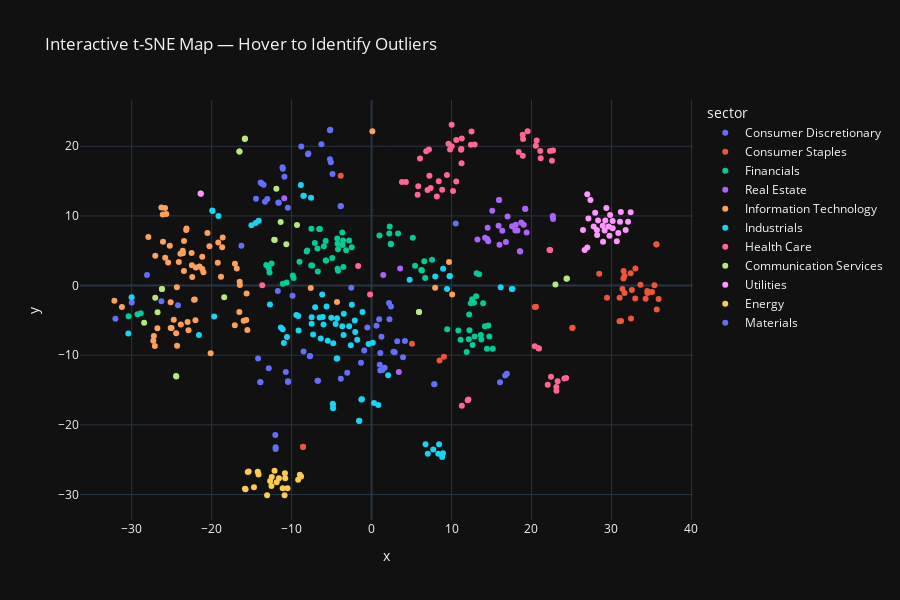

Notebook code for this chart:
### Code cell
import plotly.express as px

fig = px.scatter(
    plot_df,
    x="x", y="y",
    color="sector",
    hover_name="ticker",
    title="Interactive t-SNE Map — Hover to Identify Outliers",
    width=900, height=600
)
fig.show()

### Figure 1 — Plotly figure (JSON) as saved in the notebook; plotly's stock layout.template omitted (floating-point values rounded to 4 significant figures)
{"data": [{"hovertemplate": "<b>%{hovertext}</b><br><br>sector=Consumer Discretionary<br>x=%{x}<br>y=%{y}<extra></extra>", "hovertext": ["NVR", "GM", "MGM", "BKNG", "GRMN", "ULTA", "RCL", "HD", "BBY", "AZO", "LULU", "RL", "F", "ABNB", "EBAY", "NCLH", "APTV", "WYNN", "CMG", "TSLA", "ORLY", "DRI", "NKE", "POOL", "LOW", "CVNA", "WSM", "AMZN", "HLT", "PHM", "CCL", "TJX", "DECK", "LVS", "LEN", "GPC", "TSCO", "MCD", "YUM", "SBUX", "DASH", "DPZ", "TPR", "MAR", "DHI", "EXPE", "ROST", "HAS"], "legendgroup": "Consumer Discretionary", "marker": {"color": "#636efa", "symbol": "circle"}, "mode": "markers", "name": "Consumer Discretionary", "orientation": "v", "showlegend": true, "type": "scatter", "x": [1.024, -3.873, -10.9, -13.33, -9.885, -6.268, -13.51, 2.888, 4.172, 7.845, -5.206, -7.903, -3.847, -14.46, -11.72, -13.87, -16.28, -11.1, -24.21, -28.09, 7.849, -10.47, -5.097, 1.092, 2.74, -32.04, 3.205, -26.29, -11.67, 1.637, -13.74, -5.165, -8.792, -11.14, 1.363, -1.327, 3.939, 16.92, 16.71, -4.887, -30.0, 16.07, -7.947, -11.6, 1.083, -13.04, -5.206, -0.9183], "xaxis": "x", "y": [-11.38, 11.4, 15.62, 12.03, -1.458, 20.29, 14.47, -9.579, -7.943, -14.16, 18.13, 18.97, 11.42, 12.46, -0.7663, 14.8, 5.732, 16.76, -2.81, 1.522, -14.15, 11.17, 17.72, -9.696, -9.505, -4.767, -8.004, -2.242, 11.93, -11.79, 14.66, 22.38, 19.98, 16.97, -12.11, -11.09, -10.3, -12.66, -12.92, 16.03, -2.422, -13.88, 18.87, 11.91, -12.18, 12.42, 22.32, -9.312], "yaxis": "y"}, {"hovertemplate": "<b>%{hovertext}</b><br><br>sector=Consumer Staples<br>x=%{x}<br>y=%{y}<extra></extra>", "hovertext": ["CL", "MNST", "TGT", "MKC", "EL", "GIS", "TAP", "STZ", "MDLZ", "PG", "KHC", "LW", "DG", "CAG", "HRL", "CLX", "KDP", "DLTR", "MO", "KO", "KMB", "SYY", "CPB", "CHD", "SJM", "TSN", "BF-B", "KR", "PM", "HSY", "WMT", "COST", "ADM", "PEP", "BG"], "legendgroup": "Consumer Staples", "marker": {"color": "#EF553B", "symbol": "circle"}, "mode": "markers", "name": "Consumer Staples", "orientation": "v", "showlegend": true, "type": "scatter", "x": [31.5, 29.45, 5.059, 33.63, -3.855, 34.49, 32.44, 31.21, 32.56, 31.64, 34.28, 8.499, 25.14, 34.51, 35.9, 33.0, 31.02, 25.1, 35.63, 31.37, 32.4, 9.05, 35.08, 31.53, 35.38, 35.67, 31.01, 28.47, 35.62, 32.98, 20.57, 20.42, -8.562, 31.63, -8.577], "xaxis": "x", "y": [0.9985, -1.755, -8.345, 0.1102, 15.79, -0.7891, -4.733, -5.074, -0.6333, 1.376, -1.908, -10.74, -6.06, -1.059, -1.924, 2.455, -1.75, -6.089, 5.901, -0.4893, 1.772, -10.21, -0.9388, 2.105, 0.06324, -3.448, -5.139, 1.709, 5.917, -1.871, -3.05, -3.083, -23.14, -1.053, -23.16], "yaxis": "y"}, {"hovertemplate": "<b>%{hovertext}</b><br><br>sector=Financials<br>x=%{x}<br>y=%{y}<extra></extra>", "hovertext": ["NDAQ", "RJF", "JPM", "GPN", "AON", "AMP", "PGR", "PYPL", "MTB", "AJG", "PNC", "FITB", "PRU", "TFC", "C", "AFL", "XYZ", "MRSH", "TROW", "WFC", "GL", "ERIE", "COF", "CME", "ALL", "HIG", "V", "WRB", "FISV", "BK", "FDS", "BRO", "APO", "COIN", "FIS", "IBKR", "BLK", "WTW", "PFG", "BAC", "MSCI", "SYF", "SCHW", "MA", "MS", "NTRS", "EG", "AIG", "AXP", "TRV", "JKHY", "STT", "CFG", "MCO", "KKR", "AIZ", "HBAN", "L", "IVZ", "BX", "ICE", "ACGL", "KEY", "ARES", "MET", "CB", "SPGI", "GS", "USB", "CPAY", "RF", "CINF", "CBOE", "BRK-B", "BEN"], "legendgroup": "Financials", "marker": {"color": "#00cc96", "symbol": "circle"}, "mode": "markers", "name": "Financials", "orientation": "v", "showlegend": true, "type": "scatter", "x": [6.592, -7.55, -6.768, 2.21, 13.07, -7.423, 15.16, -28.87, -3.665, 12.8, -4.205, -3.627, -4.255, -3.178, -7.098, 10.85, -29.28, 12.58, -11.11, -5.743, 9.459, 12.2, -6.554, 13.14, 14.43, 12.88, 2.414, 14.73, 2.268, -5.735, 6.701, 12.41, -12.51, -30.39, 3.311, -9.011, -10.64, 13.95, -3.524, -5.966, 5.439, -6.456, -6.728, 2.4, -8.118, -4.911, 14.6, 12.24, -7.531, 13.73, 5.165, -5.696, -4.26, 6.217, -12.87, 11.89, -3.566, 12.16, -9.861, -12.77, 7.558, 14.18, -2.812, -13.17, -4.194, 13.67, 6.293, -8.048, -2.478, 0.9848, -4.296, 12.64, 13.45, 11.13, -9.75], "xaxis": "x", "y": [3.504, 2.875, 5.308, 7.476, -1.52, 2.869, -9.086, -3.972, 7.619, -2.467, 5.204, 5.833, 2.431, 5.071, 6.122, -6.459, -4.108, -1.948, 0.2456, 6.408, -6.274, -4.171, 8.125, 1.781, -9.078, -7.324, 5.933, -7.323, 8.495, 3.605, 1.1, -2.534, 3.164, -4.401, 7.466, 3.403, 0.4271, -2.534, 2.674, 5.656, 2.843, 8.131, 2.016, 6.011, 4.885, 3.965, -5.751, -6.401, 8.172, -7.758, 6.879, 3.616, 6.022, 2.239, 2.49, -9.53, 6.478, -7.697, 1.431, 1.86, 3.702, -5.845, 6.48, 2.945, 2.126, -7.091, 2.149, 5.047, 5.501, 7.198, 6.751, -8.523, 1.623, -7.782, 1.084], "yaxis": "y"}, {"hovertemplate": "<b>%{hovertext}</b><br><br>sector=Real Estate<br>x=%{x}<br>y=%{y}<extra></extra>", "hovertext": ["WELL", "ARE", "ESS", "VICI", "IRM", "CSGP", "EXR", "SBAC", "O", "SPG", "EQIX", "DOC", "HST", "PLD", "UDR", "DLR", "FRT", "EQR", "AMT", "BXP", "VTR", "AVB", "MAA", "KIM", "PSA", "CPT", "REG", "INVH", "CCI", "WY", "CBRE"], "legendgroup": "Real Estate", "marker": {"color": "#ab63fa", "symbol": "circle"}, "mode": "markers", "name": "Real Estate", "orientation": "v", "showlegend": true, "type": "scatter", "x": [18.6, 15.88, 17.57, 16.0, 15.09, 3.575, 19.2, 22.67, 16.8, 13.24, 15.96, 16.35, -10.92, 17.01, 18.04, 15.94, 14.47, 17.99, 22.66, 14.51, 18.54, 18.24, 19.03, 14.19, 19.24, 18.72, 14.59, 19.4, 22.7, 3.409, 1.46], "xaxis": "x", "y": [4.888, 8.584, 8.516, 5.848, 10.73, 2.465, 11.05, 9.983, 6.267, 6.616, 12.3, 7.878, 12.53, 9.931, 8.722, 12.3, 6.678, 7.901, 9.874, 8.295, 4.922, 7.902, 8.744, 6.874, 11.0, 9.054, 6.365, 7.624, 9.555, -12.4, 1.521], "yaxis": "y"}, {"hovertemplate": "<b>%{hovertext}</b><br><br>sector=Information Technology<br>x=%{x}<br>y=%{y}<extra></extra>", "hovertext": ["MCHP", "KEYS", "AVGO", "TDY", "DDOG", "SNPS", "JBL", "KLAC", "LRCX", "WDC", "TER", "QCOM", "CDW", "PTC", "STX", "NVDA", "GEN", "FFIV", "CTSH", "CDNS", "NOW", "MPWR", "PLTR", "TRMB", "SWKS", "ORCL", "MSI", "INTU", "FICO", "WDAY", "AMD", "VRSN", "IBM", "NXPI", "ANET", "MSFT", "ON", "ACN", "DELL", "GDDY", "AAPL", "CSCO", "INTC", "ADI", "HPQ", "FSLR", "TXN", "AMAT", "CRWD", "APP", "GLW", "ROP", "AKAM", "ZBRA", "MU", "FTNT", "SMCI", "IT", "APH", "CRM", "TYL", "ADBE", "NTAP", "TEL", "EPAM", "PANW", "ADSK", "HPE", "CIEN"], "legendgroup": "Information Technology", "marker": {"color": "#FFA15A", "symbol": "circle"}, "mode": "markers", "name": "Information Technology", "orientation": "v", "showlegend": true, "type": "scatter", "x": [-21.52, -19.24, -25.24, -4.325, -26.79, -22.12, -20.28, -23.91, -23.62, -23.18, -22.52, -23.47, -18.83, -22.03, -23.15, -25.81, -15.63, -16.86, -15.68, -22.21, -25.13, -24.11, -31.23, -16.47, -22.43, -27.92, 10.08, -23.86, -20.13, -24.44, -25.45, 9.686, -7.607, -21.98, -26.09, -25.13, -22.47, -15.99, -25.67, -24.33, -24.35, -17.09, -21.18, -21.17, -26.29, 0.0975, -21.03, -23.59, -27.23, -32.17, -18.62, 7.951, -15.54, -16.5, -23.46, -27.11, -27.05, -17.11, -19.18, -25.01, -22.9, -24.74, -26.11, -18.69, -16.55, -27.3, -23.01, -25.83, -20.53], "xaxis": "x", "y": [2.727, 3.261, 5.714, -2.344, -6.142, -1.996, 5.657, 4.577, 5.002, 7.982, 4.693, 2.099, 1.278, -4.968, 8.194, 4.006, -1.139, 2.467, -4.928, -2.047, -6.076, 3.378, -3.086, 0.09686, 1.217, 6.977, -1.298, -5.605, -9.7, -6.848, 3.299, 3.38, -0.3604, 2.585, 6.289, -2.384, 2.901, -5.063, 10.29, -8.649, -0.2425, 3.146, 4.128, 2.374, 11.2, 22.16, 1.9, 4.646, -7.242, -2.186, 6.916, -0.31, -6.391, 0.5441, 6.414, -8.681, 4.275, -5.686, 6.2, -6.077, -6.411, -4.891, 10.19, 5.487, -3.791, -7.919, -5.231, 11.13, 7.536], "yaxis": "y"}, {"hovertemplate": "<b>%{hovertext}</b><br><br>sector=Industrials<br>x=%{x}<br>y=%{y}<extra></extra>", "hovertext": ["LMT", "CPRT", "MAS", "URI", "IEX", "RSG", "TXT", "AOS", "UNP", "NOC", "LUV", "HUBB", "ROL", "HON", "JBHT", "DOV", "BR", "CHRW", "ALLE", "MMM", "AXON", "SWK", "LDOS", "PCAR", "UBER", "EMR", "CAT", "GD", "ETN", "CMI", "AME", "RTX", "PWR", "FDX", "HII", "CTAS", "IR", "UAL", "ADP", "EFX", "FTV", "BLDR", "PAYX", "EXPD", "ITW", "LII", "OTIS", "NSC", "ODFL", "J", "DAL", "SNA", "CSX", "TDG", "NDSN", "LHX", "FIX", "PNR", "TT", "WM", "PAYC", "UPS", "CARR", "XYL", "PH", "EME", "GWW", "FAST", "ROK", "DE", "BA", "GNRC", "HWM", "GE", "JCI", "VRSK", "WAB"], "legendgroup": "Industrials", "marker": {"color": "#19d3f3", "symbol": "circle"}, "mode": "markers", "name": "Industrials", "orientation": "v", "showlegend": true, "type": "scatter", "x": [8.826, -19.7, 0.1473, -9.13, -4.498, 17.53, -6.175, -2.596, -4.816, 8.932, -7.572, -9.416, 16.15, -2.466, -1.282, -5.039, 8.948, 0.8479, -1.793, -1.134, -30.43, -0.373, 6.751, -11.34, -30.01, -7.491, -10.58, 7.712, -9.17, -11.12, -6.011, 8.439, -19.15, -1.543, 7.03, 9.441, -6.101, -8.527, 9.753, 4.761, -4.318, 2.07, 9.8, 0.3042, -2.804, -4.8, -2.098, -4.842, -1.211, -5.635, -8.491, -3.502, -4.855, -14.12, -3.67, 8.337, -19.89, -2.042, -6.36, 17.63, -21.59, -1.555, -5.478, -3.478, -6.501, -19.93, -4.363, -4.292, -7.496, -10.97, -8.846, -12.71, -14.5, -15.03, -7.313, 7.96, -7.057], "xaxis": "x", "y": [-24.61, -4.435, -8.195, -6.445, -5.516, -0.5014, -1.282, -8.554, -17.63, -24.08, 12.62, -4.234, -0.238, -2.767, -16.35, -4.611, 2.42, -17.14, -7.793, -3.799, -6.877, -8.397, -22.78, -6.015, -1.674, -4.531, -7.401, -23.53, -4.373, -6.279, -5.591, -22.79, 10.0, -19.43, -24.16, -0.4828, -4.5, 12.91, 1.356, 0.8263, -4.708, -12.89, 1.39, -16.86, -5.853, -8.281, -5.018, -17.15, -16.34, -3.015, 12.9, -7.083, -16.96, 9.311, -5.856, -24.17, 10.72, -6.681, -7.601, -0.5036, -7.109, -19.4, -7.924, -4.049, -4.569, 10.8, -10.48, -10.49, -5.487, -8.238, 14.42, -2.714, 8.99, 8.644, -7.036, 1.315, -3.129], "yaxis": "y"}, {"hovertemplate": "<b>%{hovertext}</b><br><br>sector=Health Care<br>x=%{x}<br>y=%{y}<extra></extra>", "hovertext": ["PFE", "COR", "UNH", "ZTS", "JNJ", "PODD", "ALGN", "ZBH", "CRL", "LH", "MDT", "RVTY", "IQV", "A", "HUM", "EW", "CI", "REGN", "COO", "CAH", "DHR", "TECH", "TMO", "LLY", "DGX", "INCY", "ISRG", "MRNA", "DXCM", "ABBV", "BDX", "UHS", "SYK", "IDXX", "RMD", "CVS", "HCA", "BSX", "MRK", "CNC", "STE", "ABT", "WST", "MTD", "MCK", "WAT", "BAX", "VTRS", "GILD", "MOH", "BMY", "BIIB", "DVA", "VRTX", "HSIC", "ELV", "AMGN", "HOLX"], "legendgroup": "Health Care", "marker": {"color": "#FF6692", "symbol": "circle"}, "mode": "markers", "name": "Health Care", "orientation": "v", "showlegend": true, "type": "scatter", "x": [22.69, 20.89, 23.11, 7.174, 22.56, 4.293, -13.67, 8.162, 12.89, 22.25, 8.829, 10.59, 12.42, 10.02, 23.12, 5.762, 22.44, 18.94, 7.234, 20.41, 11.23, 11.28, 11.19, 18.91, 22.34, 19.52, 5.84, 10.02, 3.794, 21.1, 10.59, 12.02, 7.392, 6.836, 6.056, 22.03, 12.12, 7.003, 21.15, 24.12, 8.402, 9.422, 12.5, 9.81, 20.93, 9.623, 10.19, -1.675, 20.65, 24.33, 22.32, 18.41, 11.29, 18.9, -0.1909, 23.27, 20.54, 11.25], "xaxis": "x", "y": [19.41, -9.016, -14.56, 19.53, 17.92, 14.88, 0.03052, 12.79, 20.24, 5.105, 13.75, 20.91, 20.21, 20.01, -15.09, 13.04, -13.09, 21.04, 15.77, -8.716, 19.62, 21.11, 19.49, 18.64, 5.089, 22.15, 14.28, 23.09, 14.89, 19.34, 14.96, -16.47, 14.03, 19.28, 18.23, -14.25, -16.37, 13.71, 18.3, -13.36, 14.98, 15.89, 22.13, 19.55, -9.045, 20.37, 13.56, 2.794, 20.83, -13.26, 19.32, 19.17, -17.27, 21.65, -1.281, -13.73, 20.09, 17.57], "yaxis": "y"}, {"hovertemplate": "<b>%{hovertext}</b><br><br>sector=Communication Services<br>x=%{x}<br>y=%{y}<extra></extra>", "hovertext": ["LYV", "EA", "TKO", "T", "VZ", "MTCH", "DIS", "GOOG", "CMCSA", "NWS", "NFLX", "WBD", "OMC", "FOXA", "GOOGL", "META", "CHTR", "TMUS", "NWSA", "PSKY", "TTWO", "FOX", "TTD"], "legendgroup": "Communication Services", "marker": {"color": "#B6E880", "symbol": "circle"}, "mode": "markers", "name": "Communication Services", "orientation": "v", "showlegend": true, "type": "scatter", "x": [-11.91, -24.42, -11.37, 24.43, 24.39, -18.43, -9.327, -26.22, 5.929, -12.18, -26.77, -15.86, -10.66, -16.53, -26.22, -27.06, 5.931, 23.0, -12.11, -15.83, -24.45, -16.52, -28.45], "xaxis": "x", "y": [13.9, -13.06, 9.129, 1.008, 0.9732, -1.667, 8.688, -0.4997, -3.807, 6.572, -3.834, 21.03, 5.933, 19.25, -0.4886, -1.755, -3.803, 0.147, 6.56, 21.12, -13.0, 19.27, -5.353], "yaxis": "y"}, {"hovertemplate": "<b>%{hovertext}</b><br><br>sector=Utilities<br>x=%{x}<br>y=%{y}<extra></extra>", "hovertext": ["DTE", "AWK", "AEP", "ES", "ATO", "CMS", "NI", "AEE", "FE", "AES", "DUK", "ETR", "WEC", "EIX", "XEL", "NEE", "EXC", "VST", "PNW", "PCG", "ED", "LNT", "SO", "NRG", "CNP", "D", "PEG", "PPL", "EVRG", "SRE"], "legendgroup": "Utilities", "marker": {"color": "#FF97FF", "symbol": "circle"}, "mode": "markers", "name": "Utilities", "orientation": "v", "showlegend": true, "type": "scatter", "x": [29.23, 26.44, 28.33, 27.96, 30.86, 28.91, 31.07, 30.16, 29.36, 26.98, 28.18, 32.08, 29.15, 26.98, 29.75, 27.37, 28.95, -21.36, 30.67, 26.65, 28.21, 29.65, 27.78, -21.38, 31.78, 27.12, 31.17, 29.83, 30.15, 32.4], "xaxis": "x", "y": [9.352, 7.996, 9.329, 10.45, 7.565, 8.587, 9.16, 8.233, 11.13, 13.1, 7.968, 9.169, 7.907, 5.467, 7.14, 12.27, 6.286, 13.17, 6.357, 5.092, 7.263, 8.485, 8.476, 13.22, 7.965, 9.629, 10.58, 10.14, 9.282, 10.54], "yaxis": "y"}, {"hovertemplate": "<b>%{hovertext}</b><br><br>sector=Energy<br>x=%{x}<br>y=%{y}<extra></extra>", "hovertext": ["COP", "DVN", "KMI", "EQT", "TPL", "SLB", "CVX", "VLO", "MPC", "CTRA", "OKE", "FANG", "HAL", "OXY", "WMB", "TRGP", "EXE", "BKR", "PSX", "APA", "XOM", "EOG"], "legendgroup": "Energy", "marker": {"color": "#FECB52", "symbol": "circle"}, "mode": "markers", "name": "Energy", "orientation": "v", "showlegend": true, "type": "scatter", "x": [-11.58, -12.49, -15.37, -15.76, -13.07, -10.51, -10.84, -8.817, -8.972, -14.71, -14.23, -12.69, -11.12, -12.14, -15.49, -14.14, -15.83, -10.88, -9.184, -12.52, -10.8, -11.87], "xaxis": "x", "y": [-27.68, -27.49, -26.68, -29.24, -30.11, -29.09, -26.94, -27.41, -27.16, -28.96, -26.72, -28.05, -29.09, -26.6, -26.75, -27.14, -29.16, -30.1, -27.88, -28.79, -27.65, -28.24], "yaxis": "y"}, {"hovertemplate": "<b>%{hovertext}</b><br><br>sector=Materials<br>x=%{x}<br>y=%{y}<extra></extra>", "hovertext": ["SHW", "NUE", "AMCR", "MOS", "BALL", "FCX", "AVY", "MLM", "DOW", "ECL", "IFF", "NEM", "VMC", "CF", "DD", "SW", "LIN", "CRH", "PKG", "ALB", "PPG", "IP", "APD", "LYB", "CTVA", "STLD"], "legendgroup": "Materials", "marker": {"color": "#636efa", "symbol": "circle"}, "mode": "markers", "name": "Materials", "orientation": "v", "showlegend": true, "type": "scatter", "x": [1.236, -13.92, -3.045, -12.0, -3.848, -12.86, -0.5318, -7.705, -10.45, 2.24, 0.9479, 10.53, -7.716, -12.0, -10.73, -2.542, 2.42, -8.509, -6.691, -14.2, 0.6191, -6.766, 2.182, -10.44, -12.04, -13.91], "xaxis": "x", "y": [-7.366, -13.87, -12.51, -23.23, -13.37, -11.88, -6.016, -10.12, -13.73, -4.85, -4.84, 8.927, -10.14, -23.46, -12.43, -0.2998, -2.992, -9.473, -13.66, -10.48, -5.785, -13.66, -2.487, -13.85, -21.46, -13.85], "yaxis": "y"}], "layout": {"height": 600, "legend": {"title": {"text": "sector"}, "tracegroupgap": 0}, "title": {"text": "Interactive t-SNE Map — Hover to Identify Outliers"}, "width": 900, "xaxis": {"anchor": "y", "domain": [0, 1], "title": {"text": "x"}}, "yaxis": {"anchor": "x", "domain": [0, 1], "title": {"text": "y"}}}}
